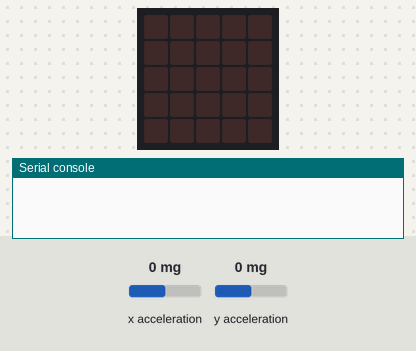
Simulated run of this program. Board: BBC micro:bit (MakeCode). Shown: the board's 5×5 LED display, the last lines printed to the serial console. The inputs (shaded band) are chosen by the test bench; at power-on: x acceleration 0 mg, y acceleration 0 mg. No radio messages arrive unless stated (any console line starting 'radio sent:' is added by the test bench).

Above: at 1.2 s.
1.3 s: x acceleration set to -182 mg
2.8 s: x acceleration set to -210 mg
At 3.6 s:
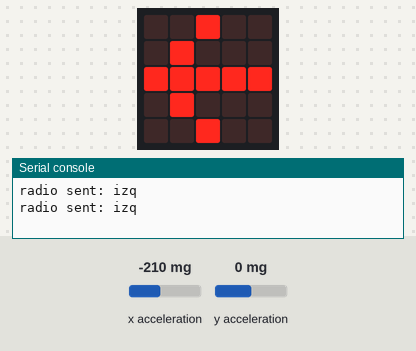
4.3 s: x acceleration set to 188 mg
5.8 s: x acceleration set to 209 mg
At 6.5 s:
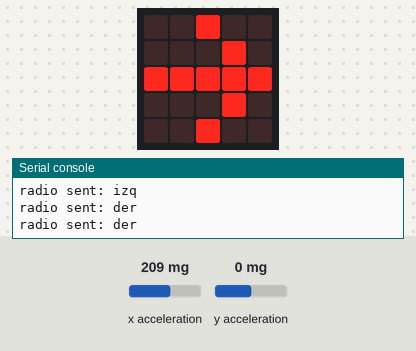
7.3 s: x acceleration set to -1440 mg
At 8.8 s:
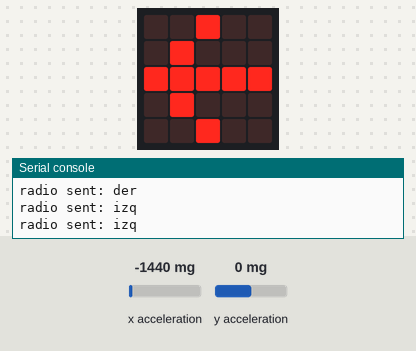
9.1 s: x acceleration set to 750 mg
At 10.3 s:
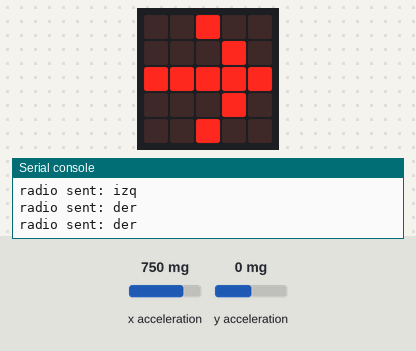
Timing chart, 0 to 12.0 s (numbered marks = the images above; inputs shaded):
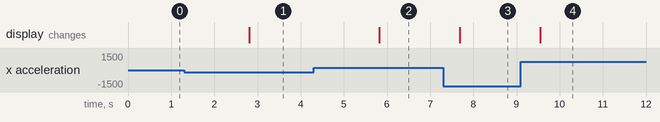

Measured:
- the behaviour switches between -199 and -200 mg on x acceleration (found by bisection; images 0 and 1)
- the behaviour switches between 199 and 200 mg on x acceleration (found by bisection; images 1 and 2)
- after the input at 1.3 s, every drawn part: stays the same
- after the input at 2.8 s, the display: changes at once (image 1)
- after the input at 4.3 s, every drawn part: stays the same
- after the input at 5.8 s, the display: changes at once (image 2)
- after the input at 7.3 s, the display: changes after 0.38 s (image 3)
- after the input at 9.1 s, the display: changes after 0.45 s (image 4)

The program:

main.ts
```typescript
radio.setGroup(1)
basic.forever(function () {
    if (input.acceleration(Dimension.X) >= 200) {
        radio.sendString("der")
        basic.showArrow(ArrowNames.East)
    } else if (input.acceleration(Dimension.X) <= -200) {
        radio.sendString("izq")
        basic.showArrow(ArrowNames.West)
    } else if (input.acceleration(Dimension.Y) >= 200) {
        radio.sendString("tras")
        basic.showArrow(ArrowNames.South)
    } else if (input.acceleration(Dimension.Y) <= -200) {
        radio.sendString("del")
        basic.showArrow(ArrowNames.North)
    }
})
```

test.ts
```typescript
// aquí va el archivo "tests"; esto no se compilará cuando este paquete se utilice como una extensión.
```
